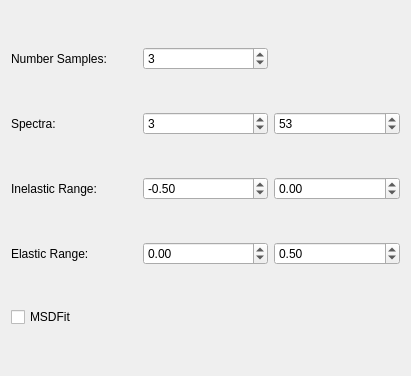
<?xml version="1.0" encoding="UTF-8"?>
<ui version="4.0">
 <class>SampleChanger</class>
 <widget class="QWidget" name="SampleChanger">
  <property name="geometry">
   <rect>
    <x>0</x>
    <y>0</y>
    <width>411</width>
    <height>376</height>
   </rect>
  </property>
  <property name="windowTitle">
   <string>Form</string>
  </property>
  <layout class="QGridLayout" name="gridLayout">
   <item row="4" column="0">
    <widget class="QCheckBox" name="cb_msdfit">
     <property name="text">
      <string>MSDFit</string>
     </property>
    </widget>
   </item>
   <item row="2" column="1">
    <widget class="QDoubleSpinBox" name="dsb_inelasticMin">
     <property name="minimum">
      <double>-99.000000000000000</double>
     </property>
     <property name="singleStep">
      <double>0.010000000000000</double>
     </property>
     <property name="value">
      <double>-0.500000000000000</double>
     </property>
    </widget>
   </item>
   <item row="0" column="0">
    <widget class="QLabel" name="lb_samples">
     <property name="text">
      <string>Number Samples:</string>
     </property>
    </widget>
   </item>
   <item row="0" column="1">
    <widget class="QSpinBox" name="sb_samples">
     <property name="value">
      <number>3</number>
     </property>
    </widget>
   </item>
   <item row="1" column="2">
    <widget class="QSpinBox" name="sb_spectraMax">
     <property name="maximum">
      <number>500</number>
     </property>
     <property name="value">
      <number>53</number>
     </property>
    </widget>
   </item>
   <item row="2" column="2">
    <widget class="QDoubleSpinBox" name="dsb_inelasticMax">
     <property name="minimum">
      <double>-99.989999999999995</double>
     </property>
     <property name="singleStep">
      <double>0.010000000000000</double>
     </property>
    </widget>
   </item>
   <item row="1" column="1">
    <widget class="QSpinBox" name="sb_spectraMin">
     <property name="maximum">
      <number>500</number>
     </property>
     <property name="value">
      <number>3</number>
     </property>
    </widget>
   </item>
   <item row="1" column="0">
    <widget class="QLabel" name="lb_spectra">
     <property name="text">
      <string>Spectra:</string>
     </property>
    </widget>
   </item>
   <item row="2" column="0">
    <widget class="QLabel" name="lb_inelastic">
     <property name="text">
      <string>Inelastic Range:</string>
     </property>
    </widget>
   </item>
   <item row="3" column="0">
    <widget class="QLabel" name="lb_elastic">
     <property name="text">
      <string>Elastic Range:</string>
     </property>
    </widget>
   </item>
   <item row="3" column="1">
    <widget class="QDoubleSpinBox" name="dsb_elasticMin">
     <property name="minimum">
      <double>-99.989999999999995</double>
     </property>
     <property name="singleStep">
      <double>0.010000000000000</double>
     </property>
    </widget>
   </item>
   <item row="3" column="2">
    <widget class="QDoubleSpinBox" name="dsb_elasticMax">
     <property name="minimum">
      <double>-99.989999999999995</double>
     </property>
     <property name="singleStep">
      <double>0.010000000000000</double>
     </property>
     <property name="value">
      <double>0.500000000000000</double>
     </property>
    </widget>
   </item>
  </layout>
 </widget>
 <resources/>
 <connections/>
</ui>
